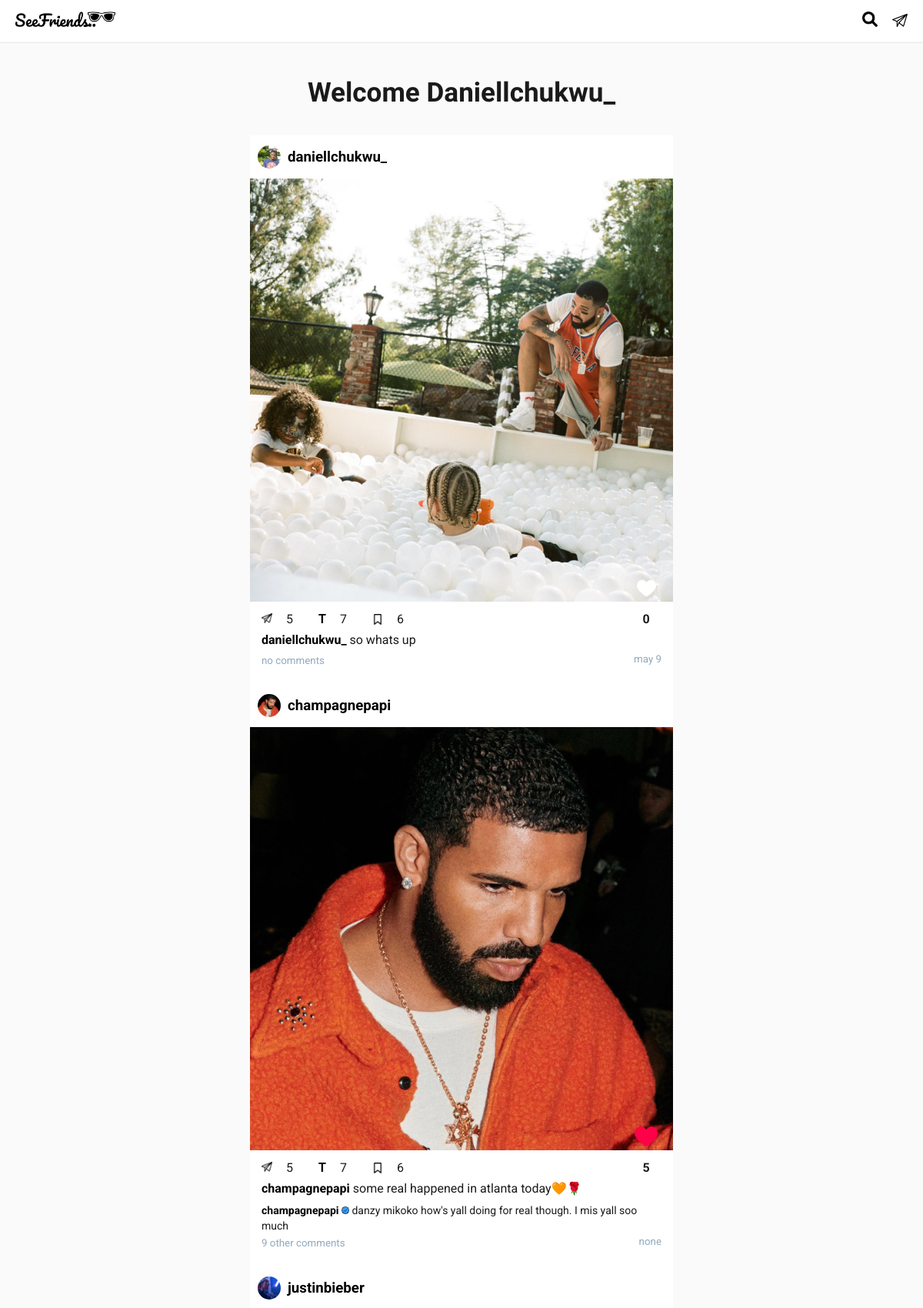
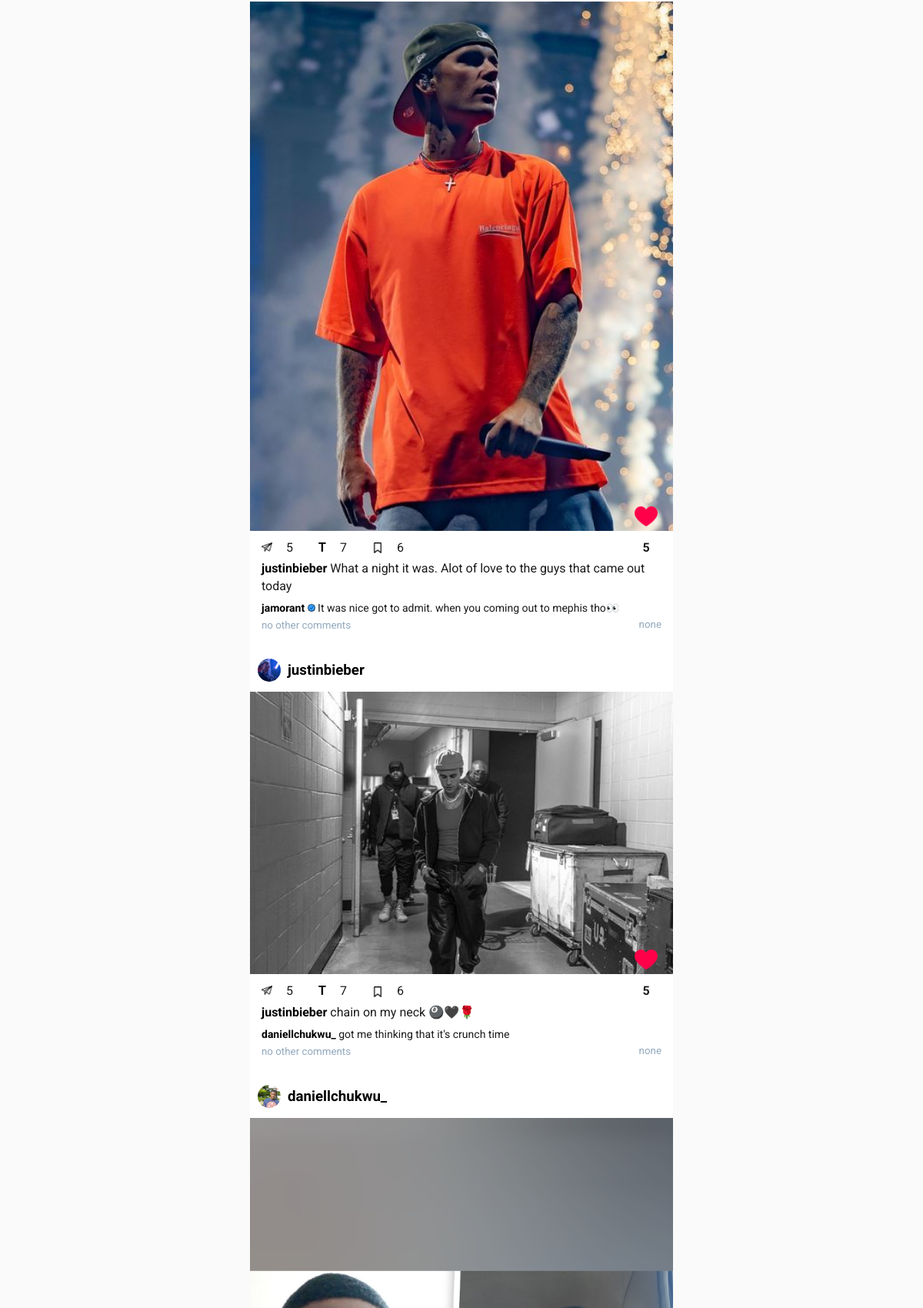
The page / (signed in, upper part) on the database its author committed (2 pictures, top to bottom).
### homeapp/models.py (models this page shows, shortened)
class PostFeed(models.Model):
   owner = models.ForeignKey(User, on_delete=models.CASCADE, null=True, blank=True)
   post_owner = models.ForeignKey(User, on_delete=models.CASCADE, null=True, blank=True, related_name="p_owner")
   post = models.ForeignKey(Post, on_delete=models.CASCADE, null=True, blank=True)
   updated = models.DateTimeField(auto_now=True)
   created = models.DateTimeField(auto_now_add=True)
   id = models.UUIDField(default=uuid.uuid4, primary_key=True, unique=True, editable=False)
   class Meta:
      ordering = ['-created']
      verbose_name_plural = "PostFeed"

class Post(models.Model):
   owner = models.ForeignKey(User, on_delete=models.CASCADE, null=True, blank=True)
   img = models.ImageField(upload_to='contents/', null=True, blank=True)
   body = models.TextField()
   likers = models.ManyToManyField(User, 'post_likers', blank=True)
   commenters = models.ManyToManyField(User, 'post_commenters', blank=True)
   savers = models.ManyToManyField(User, 'post_savers', blank=True)
   tellers = models.ManyToManyField(User, 'tellers_post', blank=True)
   tellers_count = models.PositiveSmallIntegerField(default=0) # this will keep the count of tells. instead of using tellers.length
   sharers = models.ManyToManyField(User, 'sharers_post', blank=True)
   sharers_count = models.PositiveSmallIntegerField(default=0) # this will keep the count of tells. instead of using tellers.length
   updated = models.DateTimeField(auto_now=True)
   created = models.DateTimeField(auto_now_add=True)
   id = models.UUIDField(default=uuid.uuid4, primary_key=True, unique=True, editable=False)
   class Meta:
      ordering = ['-created']
   @property
   def get_total_likes(self):
      return self.likers.count()
   def is_leapyear(self, year):
      leap_year = None
      if (year % 4 == 0):
         if (year % 100 == 0):
            if (year % 400 == 0):
               leap_year = True
            else:
               leap_year = False
         else:
            leap_year = True
      else:
         leap_year = False
      return leap_year
   def returnDateInMinutesAgo(self, year, month, day, hour, minutes):
      is_a_leapyear = self.is_leapyear(year) # print(f"{year} is a leap year == {is_a_leapyear}")
      months_days = [31, 28, 31, 30, 31, 30, 31, 31, 30, 31, 30, 31]
      months_days_leap = [31, 29, 31, 30, 31, 30, 31, 31, 30, 31, 30, 31]
      days_for_months_ago = 0
      if is_a_leapyear == False: # print(f"Month: {month}")
         for index, days in enumerate(months_days):
            if index != month-1: # print(index+1, days)
               days_for_months_ago += days
            elif index == month-1: # print(f"stop month reached") #print(f"Total days: {days_for_months_ago + day}\n")
               break
      else:
         for index, days in enumerate(months_days_leap):
            if index != month-1: # print(index+1, days)
               days_for_months_ago += days
            elif index == month-1: # print(f"stop month reached") #print(f"Total days: {days_for_months_ago + day}\n")
               break
      total_days = (days_for_months_ago + day)
      total_minutes = minutes + (hour * 60) + ( (total_days * 24) * 60)
      return total_minutes
   @property
   def is_feed_ready(self):
      max_days = 10    # days_ago handler:
      date = datetime.now()
      postdate = self.created   # print(date) # print(postdate)
      if date.year == postdate.year:
         minutes_ago = self.returnDateInMinutesAgo(date.year, date.month, date.day, date.hour, date.minute) - self.returnDateInMinutesAgo(date.year, postdate.month, postdate.day, postdate.hour, postdate.minute) # print(f"Minutes Ago: {minutes_ago}")
         days_ago = minutes_ago / 1440 # print(f"Days Ago: {math.floor(days_ago)} \n")
         if days_ago < max_days:
            return True
         else:
            return False
      else: return False
   @property
   def get_time(self):
      date = datetime.now()
      cr_date = self.created   # print(date) # print(cr_date)
      if date.year == cr_date.year:
         minutes_ago = self.returnDateInMinutesAgo(date.year, date.month, date.day, date.hour, date.minute) - self.returnDateInMinutesAgo(date.year, cr_date.month, cr_date.day, cr_date.hour+1, cr_date.minute)
         if date.day == cr_date.day:
            print(minutes_ago)
            if minutes_ago < 60:
               return f"{minutes_ago} {'minutes' if minutes_ago != 1 else 'minute'} ago"
            elif minutes_ago < 1440:
               hour = minutes_ago // 60
               return f"{hour} {'hours' if hour != 1 else 'hour'} ago"
         elif date.month == cr_date.month and date.day-1 == cr_date.day:
            return f"yesterday"
         else:
            months = {
            "1": "January",
            "2": "February",
            "3": "March",
            "4": "April",
            "5": "May",
            "6": "June",
            "7": "July",
            "8": "August",
            "9": "September",
            "10": "October",
            "11": "November",
            "12": "December"
            }
            return f"{months[str(cr_date.month-1)][:3]} {cr_date.day}"

class CommentOnPost(models.Model):
   owner = models.ForeignKey(User, on_delete=models.CASCADE, null=True, blank=True)
   post = models.ForeignKey(Post, on_delete=models.CASCADE)
   comment = models.CharField(max_length=2000)
   updated = models.DateTimeField(auto_now=True)
   created = models.DateTimeField(auto_now_add=True)
   id = models.UUIDField(default=uuid.uuid4, primary_key=True, unique=True, editable=False)
   class Meta:
      ordering = ['-created', '-updated']

### users/models.py (models this page shows, shortened)
class Profile(models.Model):
   VOTE_TYPE = (
      ('MALE', 'a male'),
      ('FEMALE', 'a female'),
   )
   user = models.OneToOneField(User, on_delete=models.CASCADE)
   name = models.CharField(max_length=200, blank=True, null=True)
   username = models.CharField(max_length=200, blank=True, null=True, unique=True)
   email = models.EmailField(max_length=500, blank=True, null=True, unique=True)
   img = models.ImageField(upload_to="profiles/", default="icons/user.png")
   bio = models.TextField(default="", blank=True, null=True)
   online = models.BooleanField(default=False)
   last_seen = models.DateTimeField(default=datetime.now(), null=True, blank=True)
   followers = models.ManyToManyField(User, related_name='followers', blank=True)
   following = models.ManyToManyField(User, related_name='following', blank=True)
   friends = models.ManyToManyField(User, related_name='friends', blank=True)
   verified = models.BooleanField(default=False)
   saved_post = models.ManyToManyField("homeapp.Post", related_name="saved_post", blank=True)
   saved_tell = models.ManyToManyField("homeapp.Tell", related_name="saved_tell", blank=True)
   seen_post = models.ManyToManyField("homeapp.Post", blank=True)
   seen_tell = models.ManyToManyField("homeapp.Tell", blank=True)
   activity_count = models.PositiveSmallIntegerField(default=0)
   updated = models.DateTimeField(auto_now_add=True)
   created = models.DateTimeField(auto_now=True)
   id = models.UUIDField(default=uuid.uuid4, unique=True, primary_key=True, editable=False)

### homeapp/views.py (the view)
# urls.py: path('', views.home, name="home"),
@login_required(login_url="login")
def home(request):
   userfollows = request.user.profile.following.all()  # print(f"following: {userfollows}")
   interestedfollowings = returnInterestedFollowings(request, userfollows) # print(f"Views.. {interestedfollowings}")
   unseen, seen = returnPostsForFeed(request, interestedfollowings)
   random.shuffle(seen)
   contents = unseen + seen
   chats_count = returnMessagesCount(request)     # logic: gets chats count
   context = {'contents': contents, 'chats_count': chats_count}
   return render(request, 'home.html', context)

### homeapp/utils.py (called while the page is built)
def returnInterestedFollowings(request, userfollows):
   users_kv = {}
   for user in userfollows:
      users_kv[user] = 0
      user_posts = user.post_set.all().order_by('created')[:5]
      for post in user_posts:   # print(f"{user}.. post -> {post}__________")
         if request.user in post.commenters.all() and request.user in post.likers.all():
            users_kv[user] += 3   # add 3points
         elif request.user in post.likers.all():
            users_kv[user] += 2   # add 2points
         else:
            users_kv[user] += 0   # add 0points
   users_sbi = sorted(users_kv.items(), key=lambda x:x[1], reverse=True)   # sbi: sorted by interest
   users_interestedin = [x[0] for x in users_sbi]
   return users_interestedin

def returnPostsForFeed(request, interestedfollowings):
   unseen, seen = [], []
   unseen_count, seen_count = 0, 0
   for post in request.user.post_set.all()[:1]:
      if post not in request.user.profile.seen_post.all():
         unseen.append(post)
   for user in interestedfollowings:   # print(f"User: {user}")
      for post in user.post_set.all():
         if post not in request.user.profile.seen_post.all():
            unseen.append(post)
            unseen_count +=1
            addToSeenPost(request, post)
         else:
            seen.append(post)
            seen_count +=1
   unseen.reverse()
   for post in unseen:   # print(f"FEED READY = {post.is_feed_ready}")
      if post.is_feed_ready:
         post, created = PostFeed.objects.get_or_create(owner=request.user, post_owner=post.owner, post=post)
      else: continue
   unseen.reverse()  # print(unseen)
   return unseen, seen

### messagesapp/utils.py (called while the page is built)
def returnMessagesCount(request):
   chats_count = request.user.messages.filter(
      Q (unread_messages__gt = 0) &
      Q (request_accepted = True)).count()
   return chats_count

### homeapp/templates/home.html (shortened to what this page needs)
{% extends 'main.html' %}
{% load static %}
{% block content %}
{% include 'components/header-component.html' %}
   <main>
      <div class="welcome-user pad-top-10">
         <h3>Welcome {{request.user|title}}</h3>
      </div>
      <section class="background-white mobile-page-center border-rad-20">
      {% for content in request.user.postfeed_set.all %}
      <div class="content-wrapper">
         <div class="content-box"  data-pid="{{content.post.id}}">
            <div class="content-layer-1 fc-top">
               <div class="cl-left flex">
                  <div class="img-holder">
                     <img src="{{content.post.owner.profile.img.url}}" alt="" class="img-holder-image">
                  </div>
                  <div class="content-owner">
                     <a href="#"><h3>{{content.post.owner}}</h3></a>
                  </div>
               </div>
            </div>
            <div class="content-1">
               <div class="big-heart-parent">
                  <img src="{{content.post.img.url}}" alt="post" class="post-img">
               </div>
               {% if request.user not in content.post.likers.all %}
               <div class="heart-p position-rel">
                  <img src="{% static 'images/icons/heart/heartw-32.png' %}" alt="" class="heartw" data-pid="{{content.post.id}}">
               </div>
               {% else %}
               <div class="heart-p position-rel">
                  <img src="{% static 'images/icons/heart/heartr-32.png' %}" alt="" class="heartr" data-pid="{{content.post.id}}">
               </div>
               {% endif %}
            </div>
            <div class="content-2-updated">
               <div class="content-layer-0 pad-top-5">
                  <div class="cl1-left">
                     <a href="#"><img src="{% static 'images/icons/send/send-16.png' %}" alt="" title="respond to post"></a>
                     <p >5</p>
                     <a href="#"><strong class="font-lobster" title="tell on">T</strong></a>
                     <p>7</p>
                     <img src="{% static 'images/icons/bookmark/bookmark-16.png' %}" title="save post">
                     <p>6</p>
                  </div>
                  <div class="cl1-right pl-new">
                     <strong class="like_count" id="">{{content.post.get_total_likes}}</strong>
                  </div>
               </div>
               <div class="content-layer-2">
                  <p class="no-margin"><strong><a href="{% url 'other-profile' content.post.owner.id %}">{{content.post.owner.profile.username}} </a></strong>{{content.post.body}}</p>
               </div>
               {% for comment in content.post.commentonpost_set.all|slice:1 %}
               <div class="content-layer-3">
                  <p class="no-margin pad-top-5">
                     <a href="{% url 'other-profile' comment.owner.id %}">
                        <strong>{{comment.owner}}
                        {% if comment.owner.profile.verified %}
                           <img src="{% static 'images/icons/verified/verified-blue2.png' %}" class="width-10" alt="verification">
                        {% endif %}
                        </strong>
                     </a>
                     {{comment.comment}}</p>
               </div>
               {% endfor %}
               <div class="cl-4 flex pad-bot-20">
                  <a href="{% url 'post-comments-page' content.post.id %}">
                     {% if content.post.commentonpost_set.all.count > 1 %}
                     <small class="grey no-margin pad-top-5 pad-bot-5">{{content.post.commentonpost_set.all.count|add:-1}} other comments</small>
                     {% elif content.post.commentonpost_set.all.count > 0 %}
                     <small class="grey no-margin pad-top-5 pad-bot-5">no other comments</small>
                     {% else %}
                     <small class="grey no-margin pad-top-5 pad-bot-5">no comments</small>
                     {% endif %}
                  </a>
                  <small class="grey">{{content.post.get_time|lower}}</small>
               </div>
            </div>
         </div>
      </div>
      {% endfor %}
      </section>
   </main>
{% endblock %}

### static/main.css (style rules this page uses)
body { background-color: #fafafa; margin: 0; font-family: "Roboto", sans-serif; font-weight: 300px; margin-bottom: 70px; color: #1a1a1b; }
.no-margin { margin: 0; }
.position-rel { position: relative; }
.background-white { background-color: #fff; }
.grey { color: #92a9bd; }
.width-10 { width: 10px; }
.pad-bot-5 { padding-bottom: 5px; }
.pad-bot-20 { padding-bottom: 20px; }
.pad-top-5 { padding-top: 5px; }
.pad-top-10 { padding-top: 10px; }
a { text-decoration: none; color: #000; }
.flex { display: flex; align-items: center; }
.font-lobster { font-family: "Lobster", sans-serif; }
main { margin-top: 54px; }
.welcome-user { font-family: "Sacramento", cursive; font-size: 30px; font-weight: 100; text-align: center; margin-top: 50px; margin-bottom: 10px; }
.content-wrapper { margin: 0 auto; max-width: 550px; }
.content-box { border-bottom-left-radius: 10px; border-bottom-right-radius: 10px; line-height: 1.4; background-color: #fff; }
.content-2-updated { background-color: #ffffff; border-bottom-left-radius: 10px; border-bottom-right-radius: 10px; padding-bottom: 10px; padding: 0 15px; }
.content-1 img { max-width: 100%; object-fit: cover; }
.heartr { position: absolute; width: 30px; top: -40px; right: 20px; cursor: pointer; animation: heartr 0.5s ease-in; }
.heartw { width: 25px; position: absolute; top: -37px; right: 22px; cursor: pointer; }
.content-layer-1 { display: flex; align-items: center; justify-content: space-between; }
.content-layer-2 { padding: 5px 0 0; padding-bottom: 3px; }
.content-layer-1 h3 { padding: 0 0 0 9px; margin: 5px 0; box-sizing: border-box; }
.fc-top { padding: 10px 10px; }
.content-layer-3 { font-size: 14px; }
.cl-4 { justify-content: space-between; }
.big-heart-parent { position: relative; }
.img-holder { height: 30px; min-width: 30px; max-width: 30px; border-radius: 50%; }
.img-holder-image { width: 100%; height: 100%; border-radius: 50%; object-fit: cover; }
.mobile-page-center { max-width: 550px; margin: 0 auto; }
.content-layer-0 { display: flex; justify-content: space-between; box-sizing: border-box; }
.post-img { object-fit: cover; height: 100%; width: 100%; }
.cl1-left { display: flex; justify-content: space-between; align-items: center; width: 200px; }
.cl1-left p { padding-right: 15px; margin: 0; }
.pl-new { display: flex; justify-content: center; flex-grow: none; min-width: 40px; }
.cl1-left img, .cl1-right img { width: 14px; }
.cl1-left strong { font-size: 16px; }
.border-rad-20 { border-radius: 20px; }

### rows shown on the page
PostFeed: post.owner.profile.img (picture), post.owner "daniellchukwu_", post.img (picture), post.get_total_likes "0", post.owner.profile.username "daniellchukwu_", post.body "so whats up", shows "no comments", post.get_time "may 9"
PostFeed: post.owner.profile.img (picture), post.owner "champagnepapi", post.img (picture), post.get_total_likes "5", post.owner.profile.username "champagnepapi", post.body "some real happened in atlanta today🧡🌹", post.commentonpost_set.all.count|add "9", post.get_time "none"
CommentOnPost: owner "champagnepapi", comment "danzy mikoko how's yall doing for real though. I mis yall soo much"
PostFeed: post.owner.profile.img (picture), post.owner "justinbieber", post.img (picture), post.get_total_likes "5", post.owner.profile.username "justinbieber", post.body "What a night it was. Alot of love to the guys that came out today", shows "no other comments", post.get_time "none"
CommentOnPost: owner "jamorant", comment "It was nice got to admit. when you coming out to mephis tho👀"
PostFeed: post.owner.profile.img (picture), post.owner "justinbieber", post.img (picture), post.get_total_likes "5", post.owner.profile.username "justinbieber", post.body "chain on my neck 🎱🖤🌹", shows "no other comments", post.get_time "none"
CommentOnPost: owner "daniellchukwu_", comment "got me thinking that it's crunch time"
PostFeed: post.owner.profile.img (picture), post.owner "daniellchukwu_", post.img (picture)

### other values the page prints
{{ request.user|title }} "Daniellchukwu_"
